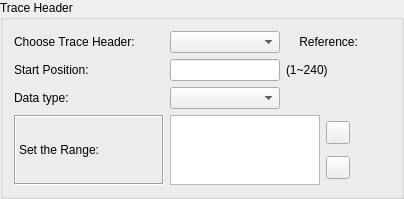
       <widget class="QGroupBox" name="groupTraceHeader">
        <property name="sizePolicy">
         <sizepolicy hsizetype="Minimum" vsizetype="Minimum">
          <horstretch>0</horstretch>
          <verstretch>0</verstretch>
         </sizepolicy>
        </property>
        <property name="minimumSize">
         <size>
          <width>0</width>
          <height>0</height>
         </size>
        </property>
        <property name="maximumSize">
         <size>
          <width>550</width>
          <height>16777215</height>
         </size>
        </property>
        <property name="title">
         <string>Trace Header</string>
        </property>
        <layout class="QGridLayout" name="gridLayout_5">
         <item row="0" column="0">
          <layout class="QGridLayout" name="gridLayout_2">
           <item row="0" column="0">
            <widget class="QLabel" name="label_9">
             <property name="sizePolicy">
              <sizepolicy hsizetype="Preferred" vsizetype="Preferred">
               <horstretch>0</horstretch>
               <verstretch>0</verstretch>
              </sizepolicy>
             </property>
             <property name="minimumSize">
              <size>
               <width>150</width>
               <height>0</height>
              </size>
             </property>
             <property name="text">
              <string>Choose Trace Header:</string>
             </property>
            </widget>
           </item>
           <item row="0" column="1">
            <widget class="QComboBox" name="combo240">
             <property name="sizeAdjustPolicy">
              <enum>QComboBox::AdjustToMinimumContentsLength</enum>
             </property>
             <property name="minimumContentsLength">
              <number>10</number>
             </property>
            </widget>
           </item>
           <item row="0" column="2">
            <widget class="QLabel" name="label_10">
             <property name="text">
              <string>    Reference:</string>
             </property>
            </widget>
           </item>
           <item row="0" column="3">
            <widget class="QLabel" name="labelReference">
             <property name="text">
              <string/>
             </property>
            </widget>
           </item>
           <item row="1" column="0">
            <widget class="QLabel" name="label_23">
             <property name="sizePolicy">
              <sizepolicy hsizetype="Preferred" vsizetype="Preferred">
               <horstretch>0</horstretch>
               <verstretch>0</verstretch>
              </sizepolicy>
             </property>
             <property name="minimumSize">
              <size>
               <width>150</width>
               <height>0</height>
              </size>
             </property>
             <property name="text">
              <string>Start Position:</string>
             </property>
            </widget>
           </item>
           <item row="1" column="1">
            <widget class="QLineEdit" name="lineStPos">
             <property name="maximumSize">
              <size>
               <width>200</width>
               <height>16777215</height>
              </size>
             </property>
            </widget>
           </item>
           <item row="1" column="2">
            <widget class="QLabel" name="label_12">
             <property name="text">
              <string>(1~240)</string>
             </property>
            </widget>
           </item>
           <item row="2" column="0">
            <widget class="QLabel" name="label_24">
             <property name="sizePolicy">
              <sizepolicy hsizetype="Preferred" vsizetype="Preferred">
               <horstretch>0</horstretch>
               <verstretch>0</verstretch>
              </sizepolicy>
             </property>
             <property name="minimumSize">
              <size>
               <width>150</width>
               <height>0</height>
              </size>
             </property>
             <property name="text">
              <string>Data type:</string>
             </property>
            </widget>
           </item>
           <item row="2" column="1">
            <widget class="QComboBox" name="comboDataType">
             <property name="maximumSize">
              <size>
               <width>200</width>
               <height>16777215</height>
              </size>
             </property>
            </widget>
           </item>
           <item row="1" column="3">
            <widget class="QLabel" name="labelBlank">
             <property name="sizePolicy">
              <sizepolicy hsizetype="Expanding" vsizetype="Preferred">
               <horstretch>0</horstretch>
               <verstretch>0</verstretch>
              </sizepolicy>
             </property>
             <property name="text">
              <string/>
             </property>
            </widget>
           </item>
           <item row="2" column="2">
            <widget class="QLabel" name="labelBlank2">
             <property name="sizePolicy">
              <sizepolicy hsizetype="Expanding" vsizetype="Preferred">
               <horstretch>0</horstretch>
               <verstretch>0</verstretch>
              </sizepolicy>
             </property>
             <property name="text">
              <string/>
             </property>
            </widget>
           </item>
           <item row="2" column="3">
            <widget class="QLabel" name="labelBlank3">
             <property name="sizePolicy">
              <sizepolicy hsizetype="Expanding" vsizetype="Preferred">
               <horstretch>0</horstretch>
               <verstretch>0</verstretch>
              </sizepolicy>
             </property>
             <property name="text">
              <string/>
             </property>
            </widget>
           </item>
          </layout>
         </item>
         <item row="1" column="0">
          <layout class="QHBoxLayout" name="horizontalLayout_10">
           <item>
            <layout class="QHBoxLayout" name="horizontalLayout_8">
             <item>
              <widget class="QLabel" name="label_19">
               <property name="minimumSize">
                <size>
                 <width>150</width>
                 <height>0</height>
                </size>
               </property>
               <property name="frameShape">
                <enum>QFrame::Box</enum>
               </property>
               <property name="frameShadow">
                <enum>QFrame::Sunken</enum>
               </property>
               <property name="text">
                <string>Set the Range:</string>
               </property>
              </widget>
             </item>
             <item>
              <widget class="QListView" name="listTraceHeadRange">
               <property name="sizePolicy">
                <sizepolicy hsizetype="Preferred" vsizetype="Preferred">
                 <horstretch>0</horstretch>
                 <verstretch>0</verstretch>
                </sizepolicy>
               </property>
               <property name="minimumSize">
                <size>
                 <width>0</width>
                 <height>0</height>
                </size>
               </property>
               <property name="maximumSize">
                <size>
                 <width>150</width>
                 <height>70</height>
                </size>
               </property>
              </widget>
             </item>
             <item>
              <layout class="QVBoxLayout" name="verticalLayout_10">
               <item>
                <widget class="QToolButton" name="toolTHAdd">
                 <property name="text">
                  <string/>
                 </property>
                 <property name="icon">
                  <iconset resource="images.qrc">
                   <normaloff>:/image/Crystal_Clear_action_edit_add.png</normaloff>:/image/Crystal_Clear_action_edit_add.png</iconset>
                 </property>
                </widget>
               </item>
               <item>
                <widget class="QToolButton" name="toolTHRemove">
                 <property name="text">
                  <string/>
                 </property>
                 <property name="icon">
                  <iconset resource="images.qrc">
                   <normaloff>:/image/Crystal_Clear_action_edit_remove.png</normaloff>:/image/Crystal_Clear_action_edit_remove.png</iconset>
                 </property>
                </widget>
               </item>
              </layout>
             </item>
            </layout>
           </item>
           <item>
            <spacer name="horizontalSpacer_8">
             <property name="orientation">
              <enum>Qt::Horizontal</enum>
             </property>
             <property name="sizeHint" stdset="0">
              <size>
               <width>40</width>
               <height>20</height>
              </size>
             </property>
            </spacer>
           </item>
          </layout>
         </item>
        </layout>
       </widget>
